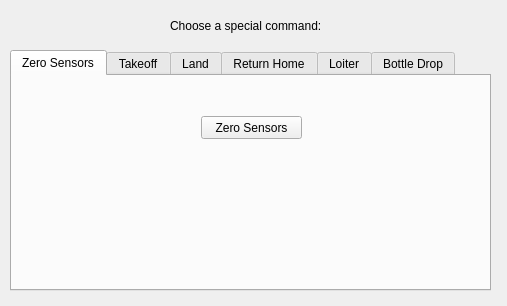
<?xml version="1.0" encoding="UTF-8"?>
<ui version="4.0">
 <class>CmWindow</class>
 <widget class="QWidget" name="CmWindow">
  <property name="geometry">
   <rect>
    <x>0</x>
    <y>0</y>
    <width>507</width>
    <height>306</height>
   </rect>
  </property>
  <property name="windowTitle">
   <string>Send Special Commands</string>
  </property>
  <widget class="QWidget" name="centralWidget" native="true">
   <property name="geometry">
    <rect>
     <x>0</x>
     <y>0</y>
     <width>501</width>
     <height>471</height>
    </rect>
   </property>
   <widget class="QTabWidget" name="special_command_tabs">
    <property name="geometry">
     <rect>
      <x>10</x>
      <y>50</y>
      <width>481</width>
      <height>241</height>
     </rect>
    </property>
    <property name="currentIndex">
     <number>0</number>
    </property>
    <widget class="QWidget" name="tab">
     <attribute name="title">
      <string>Zero Sensors</string>
     </attribute>
     <widget class="QPushButton" name="zero_sensor_button">
      <property name="geometry">
       <rect>
        <x>189</x>
        <y>40</y>
        <width>101</width>
        <height>23</height>
       </rect>
      </property>
      <property name="text">
       <string>Zero Sensors</string>
      </property>
     </widget>
    </widget>
    <widget class="QWidget" name="tab_2">
     <attribute name="title">
      <string>Takeoff</string>
     </attribute>
     <widget class="QPushButton" name="takeoff_button">
      <property name="geometry">
       <rect>
        <x>200</x>
        <y>40</y>
        <width>80</width>
        <height>23</height>
       </rect>
      </property>
      <property name="text">
       <string>Takeoff</string>
      </property>
     </widget>
    </widget>
    <widget class="QWidget" name="tab_3">
     <attribute name="title">
      <string>Land</string><!--+++++++++++++++++++++++++++++++++++++-->
     </attribute>
     <widget class="QTextEdit" name="land_lat_field">
      <property name="geometry">
       <rect>
        <x>260</x>
        <y>50</y>
        <width>131</width>
        <height>31</height>
       </rect>
      </property>
     </widget>
     <widget class="QTextEdit" name="land_lon_field">
      <property name="geometry">
       <rect>
        <x>260</x>
        <y>100</y>
        <width>131</width>
        <height>31</height>
       </rect>
      </property>
     </widget>
     <widget class="QTextEdit" name="land_chi_field">
      <property name="geometry">
       <rect>
        <x>260</x>
        <y>150</y>
        <width>131</width>
        <height>31</height>
       </rect>
      </property>
     </widget>
     <widget class="QTextEdit" name="land_direction_field">
      <property name="geometry">
       <rect>
        <x>260</x>
        <y>200</y>
        <width>131</width>
        <height>31</height>
       </rect>
      </property>
     </widget>
     <widget class="QLabel" name="label_2">
      <property name="geometry">
       <rect>
        <x>290</x>
        <y>20</y>
        <width>101</width>
        <height>16</height>
       </rect>
      </property>
      <property name="text">
       <string>Landing Point</string>
      </property>
     </widget>
     <widget class="QLabel" name="label_3">
      <property name="geometry">
       <rect>
        <x>400</x>
        <y>60</y>
        <width>57</width>
        <height>15</height>
       </rect>
      </property>
      <property name="text">
       <string>degrees</string>
      </property>
     </widget>
     <widget class="QLabel" name="label_4">
      <property name="geometry">
       <rect>
        <x>400</x>
        <y>110</y>
        <width>57</width>
        <height>15</height>
       </rect>
      </property>
      <property name="text">
       <string>degrees</string>
      </property>
     </widget>
     <widget class="QLabel" name="label_5">
      <property name="geometry">
       <rect>
        <x>400</x>
        <y>160</y>
        <width>57</width>
        <height>15</height>
       </rect>
      </property>
      <property name="text">
       <string>degrees</string>
      </property>
     </widget>
     <widget class="QLabel" name="label_6">
      <property name="geometry">
       <rect>
        <x>200</x>
        <y>60</y>
        <width>57</width>
        <height>15</height>
       </rect>
      </property>
      <property name="text">
       <string>latitude:</string>
      </property>
     </widget>
     <widget class="QLabel" name="label_7">
      <property name="geometry">
       <rect>
        <x>190</x>
        <y>110</y>
        <width>71</width>
        <height>20</height>
       </rect>
      </property>
      <property name="text">
       <string>longitude:</string>
      </property>
     </widget>
     <widget class="QLabel" name="label_8">
      <property name="geometry">
       <rect>
        <x>200</x>
        <y>160</y>
        <width>57</width>
        <height>15</height>
       </rect>
      </property>
      <property name="text">
       <string>chi:</string>
      </property>
     </widget>
     <widget class="QPushButton" name="land_button">
      <property name="geometry">
       <rect>
        <x>20</x>
        <y>90</y>
        <width>131</width>
        <height>23</height>
       </rect>
      </property>
      <property name="text">
       <string>Land at point</string><!--++++++++++++++++++++++++++++++++++-->
      </property>
     </widget>
    </widget>
    <widget class="QWidget" name="tab_4">
     <attribute name="title">
      <string>Return Home</string>
     </attribute>
     <widget class="QPushButton" name="rth_button">
      <property name="geometry">
       <rect>
        <x>200</x>
        <y>40</y>
        <width>80</width>
        <height>23</height>
       </rect>
      </property>
      <property name="text">
       <string>RTH</string>
      </property>
     </widget>
    </widget>
    <widget class="QWidget" name="tab_5">
     <attribute name="title">
      <string>Loiter</string>
     </attribute>
     <widget class="QPushButton" name="loiter_button">
      <property name="geometry">
       <rect>
        <x>200</x>
        <y>40</y>
        <width>80</width>
        <height>23</height>
       </rect>
      </property>
      <property name="text">
       <string>Loiter</string>
      </property>
     </widget>
    </widget>
    <widget class="QWidget" name="tab_6">
     <attribute name="title">
      <string>Bottle Drop</string>
     </attribute>
     <widget class="QPushButton" name="drop_button">
      <property name="geometry">
       <rect>
        <x>200</x>
        <y>40</y>
        <width>80</width>
        <height>23</height>
       </rect>
      </property>
      <property name="text">
       <string>Drop!</string>
      </property>
     </widget>
    </widget>
   </widget>
   <widget class="QLabel" name="label">
    <property name="geometry">
     <rect>
      <x>170</x>
      <y>10</y>
      <width>201</width>
      <height>31</height>
     </rect>
    </property>
    <property name="text">
     <string>Choose a special command:</string>
    </property>
   </widget>
  </widget>
 </widget>
 <layoutdefault spacing="6" margin="11"/>
 <resources/>
 <connections/>
</ui>
